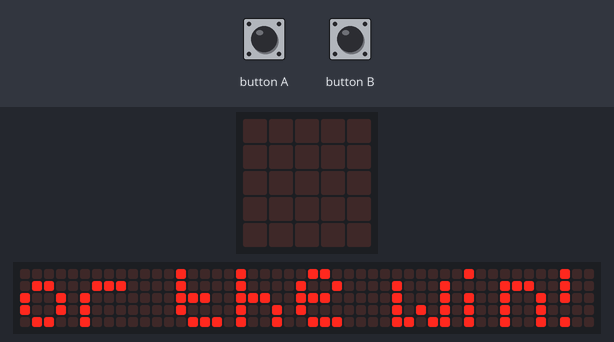
A program run on a simulated BBC micro:bit running MicroPython. Shown: the board's 5×5 LED display, a strip that is not on the board, showing the scrolling text unrolled. Random numbers come from a fixed seed; the 48×5 strip is a reading aid, not a part: it shows the text the display is scrolling, unrolled, one strip-width of it at a time.

Above: at 14.4 s.
At 15.1 s:
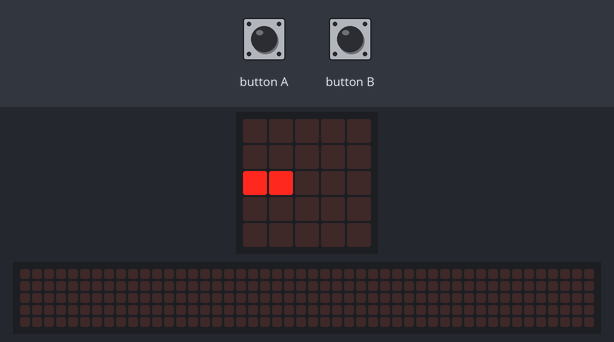
At 15.6 s:
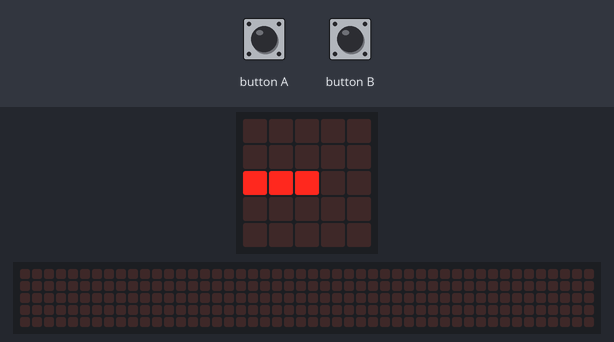
At 16.6 s:
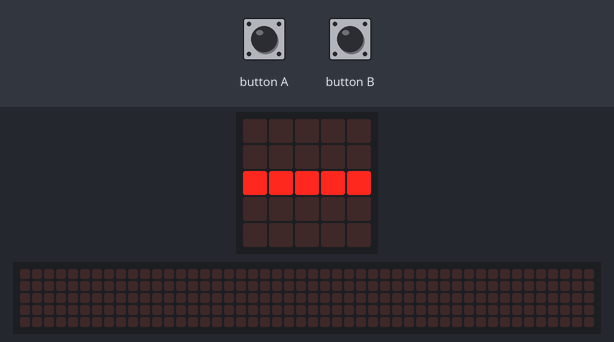
At 27.4 s:
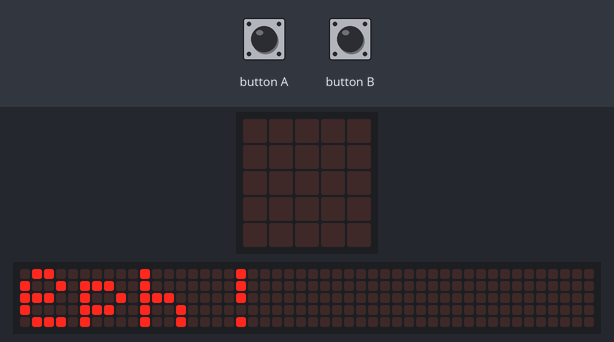
At 39.92 s:
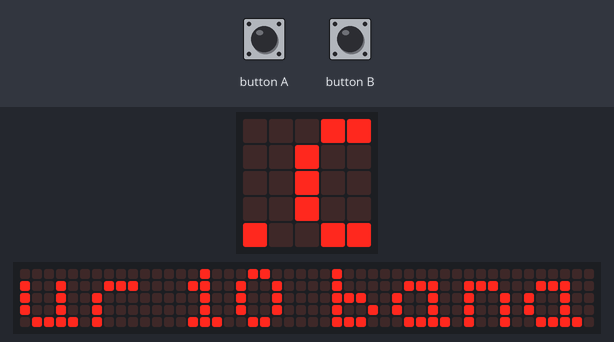

The program:

ref.py
```python
from microbit import *

# *** LES FONCTIONS MICRO:BIT ***

"""
Mini-mission 1 : Dessiner un coeur
"""

display.set_pixel(0, 1, 9)
display.set_pixel(0, 2, 9)
display.set_pixel(1, 0, 9)
display.set_pixel(1, 3, 9)
display.set_pixel(2, 1, 9)
display.set_pixel(2, 4, 9)
display.set_pixel(3, 0, 9)
display.set_pixel(3, 3, 9)
display.set_pixel(4, 1, 9)
display.set_pixel(4, 2, 9)

# ----------

"""
Mini-mission 2 : Afficher une image
"""

display.show(Image.PACMAN)

# ----------

"""
Mini-exercice 3 : Afficher du texte
"""

display.scroll("Prologin for the win!")

# ----------

"""
Mission 1 : Salut Joseph !
"""

# Barre de chargement
display.set_pixel(0, 2, 9)
sleep(500)
display.set_pixel(1, 2, 9)
sleep(500)
display.set_pixel(2, 2, 9)
sleep(500)
display.set_pixel(3, 2, 9)
sleep(500)
display.set_pixel(4, 2, 9)
sleep(500)

display.scroll("Salut Joseph !")
display.show(Image.HAPPY)

# *** LES VARIABLES ***

"""
Mini-mission 4 : Joseph au marché
"""

prix = 2
nombre_de_bananes = 10
total = nombre_de_bananes * prix
display.scroll(total)

# ----------

"""
Mini-mission 5 : Augmentation de prix !
"""

prix = 3
nombre_de_bananes = 10
total = nombre_de_bananes * prix
texte = "Payer " + str(prix) + " pour 10 bananes ? Mais c'est beaucoup trop cher !"
display.scroll(texte)

# ----------

"""
Mini-exercice 6 : Les calculs ne sont pas bons !
"""

display.scroll(3 * 7 == 22)

# *** LES BOUTONS ***

"""
Mission 2 : Addition
"""

sleep(3000)
a = button_a.get_presses()
b = button_b.get_presses()
display.scroll(a + b)

# ----------

"""
Mission 3 : Calculatrice compacte
"""

display.show(Image.PACMAN)
sleep(2000)
a = button_a.get_presses()

display.show(Image.SKULL)
sleep(2000)
b = button_b.get_presses()

display.scroll(a * b)

# ----------

# *** LES BOUTONS ***

"""
Mini-mission 7 : Diagonale de pixel en 4 lignes !
"""

# 4 lignes avec le `import`

for i in range(5):
    display.set_pixel(i, i, 9)
    sleep(500)

# ----------

"""
Mini-mission 8 : Nombre d'appuis
"""

while not pin_logo.is_touched():
    display.show(Image.CLOCKS)

display.scroll("A :" + str(button_a.get_presses()))
display.scroll("B :" + str(button_b.get_presses()))

# *** PROJET ***

from random import randint

nb_double = 0
while True:
    if button_a.was_pressed() or button_b.was_pressed():
        de_1 = randint(1, 6)
        de_2 = randint(1, 6)

        display.scroll(de_1 + de_2)

        if de_1 == de_2:
            nb_double += 1
            if nb_double < 3:
                display.show(Image.HAPPY)
            else:
                display.show(Image.SAD)

        else:
            nb_double = 0

        sleep(2000)
        display.clear()
```

Measured:
- what the display in image 1 shows lasts 0.5 s, from 15.1 s to 15.6 s
